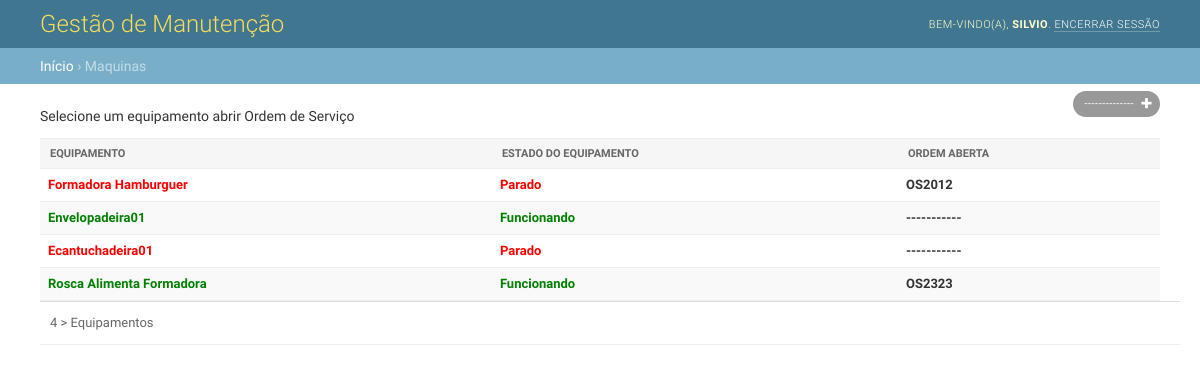
Page /maquinas (signed in) on the committed database.
### core/models.py (models this page shows)
class Base(models.Model):
    create = models.DateTimeField(auto_now_add=True)
    update = models.DateTimeField(auto_now=True)

class Maquinas(Base):
    Nome = models.ForeignKey(Equipamentos, on_delete=models.PROTECT)
    Ordem = models.CharField(max_length=10, null=True, blank=True)
    estado_choices = [
        ('Parado', 'Equipamento Parado'),
        ('Funcionando', 'Equipamento Funcionando'),
        ('Erro', 'Erro na Leitura'),
    ]
    Estado = models.CharField(
        verbose_name='Estado do Equipamento',
        max_length=25,
        choices=estado_choices,
    )

class Equipamentos(Base):
    Nome = models.CharField(max_length=50, help_text='Nome do Equipamento')
    Setor = models.CharField(max_length=50, help_text='Setor do Equipamento')
    Fabricante = models.CharField(max_length=50, help_text='Fabricante do Equipamento')
    def __str__(self):
        return self.Nome

### core/views.py (the view)
# urls.py: path('maquinas', maquinas, name='maquinas'),
@login_required
def maquinas(request):
    dados = Maquinas.objects.all()
    context = {
        'dados': dados,
    }
    return render(request, 'ordem/maquinas.html', context)

### core/templates/ordem/maquinas.html (shortened to what this page needs)
{% extends 'ordem/base.html' %}
{% block breadcrumbs %}
    <a href="#">Início</a>
    &rsaquo; Maquinas
{% endblock %}
{% block main %}
<div class="main shifted" id="main">
    <div class="content">
      <div id="content" class="flex">
        <p>Selecione um equipamento abrir Ordem de Serviço</p>
        <div id="content-main">
          <ul class="object-tools">
            <li>
              <a href="{% url 'maquinas' %}" class="addlink">
                --------------
              </a>
            </li>
          </ul>
          <div class="module" id="changelist">
            <div class="changelist-form-container">
              <form id="changelist-form" method="post" novalidate>
                <div class="container">
                  <table id="result_list">
                    <thead>
                      <tr>
                        <th scope="col"  class="">
                          <div class="text"><span>Equipamento</span></div>
                        </th>
                        <th scope="col"  class="">
                          <div class="text"><span>Estado do Equipamento</span></div>
                        </th>
                        <th scope="col"  class="">
                          <div class="text"><span>Ordem Aberta</span></div>
                        </th>
                      </tr>
                    </thead>
                    <tbody>
                      {% for dados in dados %}
                      <tr>
                          <th class="">
                            {% if dados.Estado == "Funcionando" %}
                              <a style="color: green" href="{% url 'ordem_add'%}">{{ dados.Nome }}</a>
                            {% else %}
                              <a style="color: red" href="{% url 'ordem_add'%}">{{ dados.Nome }}</a>
                            {% endif %}
                          </th>
                          <th class="">
                            {% if dados.Estado == "Funcionando" %}
                              <a style="color: green">{{ dados.Estado }}</a>
                            {% else %}
                              <a style="color: red">{{ dados.Estado }}</a>
                            {% endif %}
                          </th>
                          <th class="">
                            {% if dados.Ordem == none %}
                              <a>-----------</a>
                            {% else %}
                              <a>{{ dados.Ordem }}</a>
                            {% endif %}
                          </th>
                      </tr>
                      {% endfor %}
                    </tbody>
                  </table>
                  <p class="paginator">
                    {% if dados.count == 1 %}
                    <span>{{ dados.count }} > Equipamento</span>
                    {% else %}
                      <span>{{ dados.count }} > Equipamentos</span>
                    {% endif %}
                  </p>
                </div>
              </form>
            </div>
          </div>
        </div>
        <br class="clear">
        </div>
        </div>
      </div>
    </div>
{% endblock %}

### core/templates/ordem/base.html (shortened to what this page needs)
<!DOCTYPE html>
{% load static %}
<html lang="pt-br" >
<head>
  <link rel="stylesheet" type="text/css" href="{% static 'css/base.css' %}">
  <link rel="stylesheet" type="text/css" href="{% static 'css/nav_sidebar.css' %}">
  <link rel="stylesheet" type="text/css" href="{% static 'css/changelists.css' %}">
  <link rel="stylesheet" type="text/css" href="{% static 'css/forms.css' %}">
  <link rel="stylesheet" type="text/css" href="{% static 'css/responsive.css' %}">
</head>
<body class=" app-core model-manutencao change-list" data-admin-utc-offset="-10800">
    <div id="container">
      <div id="header">
        <div id="branding">
          <h1 id="site-name">
            <a href="/">Gestão de Manutenção</a>
          </h1>
        </div>
        <div id="user-tools">
          {% if user.is_authenticated %}
            Bem-vindo(a),
            <strong>{{ user }}</strong>.
            <a href="{% url 'logout' %}">Encerrar sessão</a>
          {% else %}
            <a href="{% url 'login' %}">Login</a> /
          {% endif %}
        </div>
    </div>
    <div class="breadcrumbs">
      {% block breadcrumbs %}
      {% endblock %}
    </div>
    {% block main %}
    {% endblock %}
</body>
</html>

### core/static/css/base.css (style rules this page uses)
html, body { height: 100%; }
body { margin: 0; padding: 0; font-size: 14px; font-family: "Roboto","Lucida Grande","DejaVu Sans","Bitstream Vera Sans",Verdana,Arial,sans-serif; color: #333; background: #fff; }
a:link, a:visited { color: #447e9b; text-decoration: none; }
p, ol, ul, dl { margin: .2em 0 .8em 0; }
p { padding: 0; line-height: 140%; }
h1,h2,h3,h4,h5 { font-weight: bold; }
h1 { margin: 0 0 20px; font-weight: 300; font-size: 20px; color: #666; }
ul > li { list-style-type: square; padding: 1px 0; }
li, dt, dd { font-size: 13px; line-height: 20px; }
form { margin: 0; padding: 0; }
table { border-collapse: collapse; border-color: #ccc; }
td, th { font-size: 13px; line-height: 16px; border-bottom: 1px solid #eee; vertical-align: top; padding: 8px; font-family: "Roboto", "Lucida Grande", Verdana, Arial, sans-serif; }
th { font-weight: 600; text-align: left; }
thead th, tfoot td { color: #666; padding: 5px 10px; font-size: 11px; background: #fff; border: none; border-top: 1px solid #eee; border-bottom: 1px solid #eee; }
tr:nth-child(odd), .row-form-errors { background: #fff; }
tr:nth-child(even), tr:nth-child(even) .errorlist, tr:nth-child(odd) + .row-form-errors, tr:nth-child(odd) + .row-form-errors .errorlist { background: #f9f9f9; }
thead th { padding: 5px 10px; line-height: normal; text-transform: uppercase; background: #f6f6f6; }
table thead th .text span { padding: 8px 10px; display: block; }
.module { border: none; margin-bottom: 30px; background: #fff; }
.module p, .module ul, .module h3, .module h4, .module dl, .module pre { padding-left: 10px; padding-right: 10px; }
.module table { border-collapse: collapse; }
div.breadcrumbs { background: #79aec8; padding: 10px 40px; border: none; font-size: 14px; color: #c4dce8; text-align: left; }
div.breadcrumbs a { color: #fff; }
.addlink { padding-left: 16px; background: url(../img/icon-addlink.svg) 0 1px no-repeat; }
.object-tools { font-size: 10px; font-weight: bold; padding-left: 0; float: right; position: relative; margin-top: -48px; }
.object-tools li { display: block; float: left; margin-left: 5px; height: 16px; }
.object-tools a { border-radius: 15px; }
.object-tools a:link, .object-tools a:visited { display: block; float: left; padding: 3px 12px; background: #999; font-weight: 400; font-size: 11px; text-transform: uppercase; letter-spacing: 0.5px; color: #fff; }
.object-tools a.viewsitelink, .object-tools a.golink,.object-tools a.addlink { background-repeat: no-repeat; background-position: right 7px center; padding-right: 26px; }
.object-tools a.addlink { background-image: url(../img/tooltag-add.svg); }
#container { position: relative; width: 100%; min-width: 980px; padding: 0; display: flex; flex-direction: column; height: 100%; }
#container > div { flex-shrink: 0; }
#container > .main { display: flex; flex: 1 0 auto; }
.main > .content { flex: 1 0; max-width: 100%; }
#content { padding: 20px 40px; }
#content-main { float: left; width: 100%; }
#header { width: auto; height: auto; display: flex; justify-content: space-between; align-items: center; padding: 10px 40px; background: #417690; color: #ffc; overflow: hidden; }
#header a:link, #header a:visited { color: #fff; }
#branding { float: left; }
#branding h1 { padding: 0; margin: 0 20px 0 0; font-weight: 300; font-size: 24px; color: #f5dd5d; }
#branding h1, #branding h1 a:link, #branding h1 a:visited { color: #f5dd5d; }
#user-tools { float: right; padding: 0; margin: 0 0 0 20px; font-weight: 300; font-size: 11px; letter-spacing: 0.5px; text-transform: uppercase; text-align: right; }
#user-tools a { border-bottom: 1px solid rgba(255, 255, 255, 0.25); }

### core/static/css/changelists.css (style rules this page uses)
#changelist { display: flex; align-items: flex-start; justify-content: space-between; }
#changelist .changelist-form-container { flex: 1 1 auto; min-width: 0; }
#changelist table { width: 100%; }
#changelist .paginator { color: #666; border-bottom: 1px solid #eee; background: #fff; overflow: hidden; }
#changelist table thead th { padding: 0; white-space: nowrap; vertical-align: middle; }
.paginator { font-size: 13px; padding-top: 10px; padding-bottom: 10px; line-height: 22px; margin: 0; border-top: 1px solid #ddd; width: 100%; }

### rows in the picture
Maquinas: Nome "Formadora Hamburguer", Estado "Parado", Ordem "OS2012"
Maquinas: Nome "Envelopadeira01", Estado "Funcionando"
Maquinas: Nome "Ecantuchadeira01", Estado "Parado"
Maquinas: Nome "Rosca Alimenta Formadora", Estado "Funcionando", Ordem "OS2323"

### other values in the picture
{{ user }} "SILVIO"
{{ dados.count }} "4"
